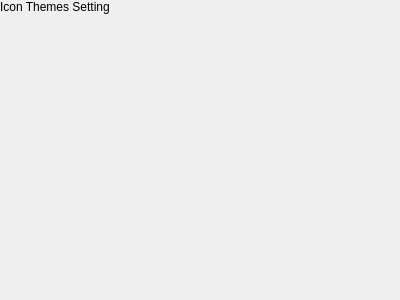
<?xml version="1.0" encoding="UTF-8"?>
<ui version="4.0">
 <class>IconThemes</class>
 <widget class="QWidget" name="IconThemes">
  <property name="geometry">
   <rect>
    <x>0</x>
    <y>0</y>
    <width>400</width>
    <height>300</height>
   </rect>
  </property>
  <property name="windowTitle">
   <string>Form</string>
  </property>
  <layout class="QVBoxLayout" name="verticalLayout">
   <property name="spacing">
    <number>10</number>
   </property>
   <property name="leftMargin">
    <number>0</number>
   </property>
   <property name="topMargin">
    <number>0</number>
   </property>
   <property name="rightMargin">
    <number>0</number>
   </property>
   <property name="bottomMargin">
    <number>0</number>
   </property>
   <item>
    <widget class="QLabel" name="label_icon_tneme">
     <property name="text">
      <string>Icon Themes Setting</string>
     </property>
    </widget>
   </item>
   <item>
    <widget class="QWidget" name="widget_icon" native="true"/>
   </item>
   <item>
    <spacer name="verticalSpacer">
     <property name="orientation">
      <enum>Qt::Vertical</enum>
     </property>
     <property name="sizeHint" stdset="0">
      <size>
       <width>20</width>
       <height>233</height>
      </size>
     </property>
    </spacer>
   </item>
  </layout>
 </widget>
 <resources/>
 <connections/>
</ui>
